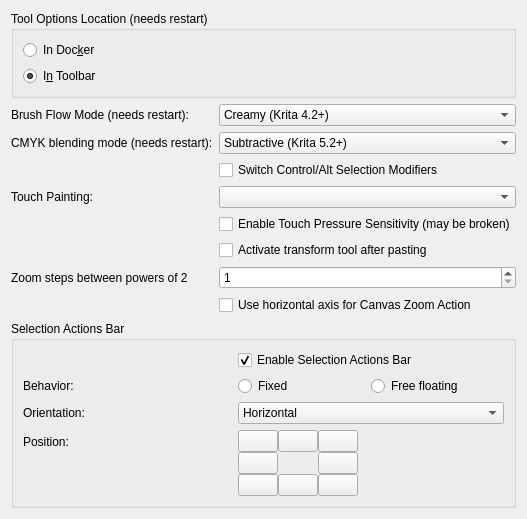
     <widget class="QWidget" name="Tools">
      <attribute name="title">
       <string>Tools</string>
      </attribute>
      <layout class="QFormLayout" name="formLayout_12">
       <item row="0" column="0" colspan="2">
        <widget class="QGroupBox" name="groupBox_4">
         <property name="title">
          <string>Tool Options Location (needs restart)</string>
         </property>
         <layout class="QVBoxLayout" name="verticalLayout_3">
          <item>
           <widget class="QRadioButton" name="m_radioToolOptionsInDocker">
            <property name="text">
             <string>In Doc&amp;ker</string>
            </property>
           </widget>
          </item>
          <item>
           <widget class="QRadioButton" name="m_radioToolOptionsInToolbar">
            <property name="text">
             <string>I&amp;n Toolbar</string>
            </property>
            <property name="checked">
             <bool>true</bool>
            </property>
           </widget>
          </item>
         </layout>
        </widget>
       </item>
       <item row="1" column="0">
        <widget class="QLabel" name="lblFlowMode">
         <property name="text">
          <string>Brush Flow Mode (needs restart):</string>
         </property>
        </widget>
       </item>
       <item row="1" column="1">
        <widget class="QComboBox" name="cmbFlowMode">
         <item>
          <property name="text">
           <string>Creamy (Krita 4.2+)</string>
          </property>
         </item>
         <item>
          <property name="text">
           <string>Hard (Krita 4.1 and earlier versions)</string>
          </property>
         </item>
        </widget>
       </item>
       <item row="2" column="0">
        <widget class="QLabel" name="lblCmykBlendingMode">
         <property name="text">
          <string>CMYK blending mode (needs restart):</string>
         </property>
        </widget>
       </item>
       <item row="2" column="1">
        <widget class="QComboBox" name="cmbCmykBlendingMode">
         <item>
          <property name="text">
           <string>Subtractive (Krita 5.2+)</string>
          </property>
         </item>
         <item>
          <property name="text">
           <string>Additive (Krita 5.1 and earlier versions)</string>
          </property>
         </item>
        </widget>
       </item>
       <item row="7" column="1">
        <widget class="QCheckBox" name="m_chkSwitchSelectionCtrlAlt">
         <property name="text">
          <string>Switch Control/Alt Selection Modifiers</string>
         </property>
        </widget>
       </item>
       <item row="8" column="0">
        <widget class="QLabel" name="lblTouchPainting">
         <property name="text">
          <string>Touch Painting:</string>
         </property>
        </widget>
       </item>
       <item row="8" column="1">
        <widget class="QComboBox" name="cmbTouchPainting"/>
       </item>
       <item row="9" column="1">
        <widget class="QCheckBox" name="chkTouchPressureSensitivity">
         <property name="toolTip">
          <string>Enable reading of pressure state for touch events. This data may be broken on some platforms, e.g. on some Android devices, where pressure may be reported as 0.0 all the time.</string>
         </property>
         <property name="text">
          <string>Enable Touch Pressure Sensitivity (may be broken)</string>
         </property>
        </widget>
       </item>
       <item row="10" column="1">
        <widget class="QCheckBox" name="chkEnableTransformToolAfterPaste">
         <property name="text">
          <string>Activate transform tool after pasting</string>
         </property>
        </widget>
       </item>
       <item row="11" column="0">
        <widget class="QLabel" name="lblZoomSteps">
         <property name="text">
          <string>Zoom steps between powers of 2</string>
         </property>
        </widget>
       </item>
       <item row="11" column="1">
        <widget class="QSpinBox" name="spnZoomSteps">
         <property name="minimum">
          <number>1</number>
         </property>
         <property name="maximum">
          <number>32</number>
         </property>
        </widget>
       </item>
       <item row="12" column="1">
        <widget class="QCheckBox" name="chkZoomHorizontally">
         <property name="text">
          <string>Use horizontal axis for Canvas Zoom Action</string>
         </property>
        </widget>
       </item>
       <item row="13" column="0" colspan="2">
        <widget class="QGroupBox" name="groupBox_5">
         <property name="title">
          <string>Selection Actions Bar</string>
         </property>
         <property name="alignment">
          <set>Qt::AlignmentFlag::AlignLeading|Qt::AlignmentFlag::AlignLeft|Qt::AlignmentFlag::AlignTop</set>
         </property>
         <layout class="QFormLayout" name="formLayout_3">
          <property name="fieldGrowthPolicy">
           <enum>QFormLayout::FieldGrowthPolicy::AllNonFixedFieldsGrow</enum>
          </property>
          <property name="formAlignment">
           <set>Qt::AlignmentFlag::AlignLeading|Qt::AlignmentFlag::AlignLeft|Qt::AlignmentFlag::AlignTop</set>
          </property>
          <property name="horizontalSpacing">
           <number>153</number>
          </property>
          <item row="1" column="1">
           <widget class="QCheckBox" name="chkEnableSelectionActionBar">
            <property name="toolTip">
             <string>When enabled, any selections will produce a small floating panel of useful selection-related actions.</string>
            </property>
            <property name="text">
             <string>Enable Selection Actions Bar</string>
            </property>
            <property name="checked">
             <bool>true</bool>
            </property>
           </widget>
          </item>
          <item row="2" column="0">
           <widget class="QLabel" name="selectionActionsBarBehaviorLabel">
            <property name="text">
             <string>Behavior:</string>
            </property>
           </widget>
          </item>
          <item row="4" column="0">
           <widget class="QLabel" name="selectionActionsBarOrientationLabel">
            <property name="text">
             <string>Orientation:</string>
            </property>
           </widget>
          </item>
          <item row="4" column="1">
           <widget class="QComboBox" name="selectionActionsBarOrientationComboBox">
            <item>
             <property name="text">
              <string>Horizontal</string>
             </property>
            </item>
            <item>
             <property name="text">
              <string>Vertical</string>
             </property>
            </item>
           </widget>
          </item>
          <item row="5" column="0">
           <widget class="QLabel" name="selectionActionsBarPositionLabel">
            <property name="enabled">
             <bool>true</bool>
            </property>
            <property name="text">
             <string>Position:</string>
            </property>
           </widget>
          </item>
          <item row="5" column="1">
           <layout class="QGridLayout" name="gridLayout">
            <item row="0" column="1">
             <widget class="QPushButton" name="sapTopMiddleButton">
              <property name="sizePolicy">
               <sizepolicy hsizetype="Fixed" vsizetype="Fixed">
                <horstretch>0</horstretch>
                <verstretch>0</verstretch>
               </sizepolicy>
              </property>
              <property name="text">
               <string/>
              </property>
              <property name="checkable">
               <bool>true</bool>
              </property>
             </widget>
            </item>
            <item row="0" column="0">
             <widget class="QPushButton" name="sapTopLeftButton">
              <property name="sizePolicy">
               <sizepolicy hsizetype="Fixed" vsizetype="Fixed">
                <horstretch>0</horstretch>
                <verstretch>0</verstretch>
               </sizepolicy>
              </property>
              <property name="text">
               <string/>
              </property>
              <property name="checkable">
               <bool>true</bool>
              </property>
              <property name="checked">
               <bool>false</bool>
              </property>
             </widget>
            </item>
            <item row="2" column="0">
             <widget class="QPushButton" name="sapBottomLeftButton">
              <property name="sizePolicy">
               <sizepolicy hsizetype="Fixed" vsizetype="Fixed">
                <horstretch>0</horstretch>
                <verstretch>0</verstretch>
               </sizepolicy>
              </property>
              <property name="text">
               <string/>
              </property>
              <property name="checkable">
               <bool>true</bool>
              </property>
             </widget>
            </item>
            <item row="1" column="0">
             <widget class="QPushButton" name="sapLeftMiddleButton">
              <property name="sizePolicy">
               <sizepolicy hsizetype="Fixed" vsizetype="Fixed">
                <horstretch>0</horstretch>
                <verstretch>0</verstretch>
               </sizepolicy>
              </property>
              <property name="text">
               <string/>
              </property>
              <property name="checkable">
               <bool>true</bool>
              </property>
             </widget>
            </item>
            <item row="0" column="2">
             <widget class="QPushButton" name="sapTopRightButton">
              <property name="sizePolicy">
               <sizepolicy hsizetype="Fixed" vsizetype="Fixed">
                <horstretch>0</horstretch>
                <verstretch>0</verstretch>
               </sizepolicy>
              </property>
              <property name="text">
               <string/>
              </property>
              <property name="checkable">
               <bool>true</bool>
              </property>
             </widget>
            </item>
            <item row="1" column="2">
             <widget class="QPushButton" name="sapRightMiddleButton">
              <property name="sizePolicy">
               <sizepolicy hsizetype="Fixed" vsizetype="Fixed">
                <horstretch>0</horstretch>
                <verstretch>0</verstretch>
               </sizepolicy>
              </property>
              <property name="text">
               <string/>
              </property>
              <property name="checkable">
               <bool>true</bool>
              </property>
             </widget>
            </item>
            <item row="2" column="1">
             <widget class="QPushButton" name="sapBottomMiddleButton">
              <property name="sizePolicy">
               <sizepolicy hsizetype="Fixed" vsizetype="Fixed">
                <horstretch>0</horstretch>
                <verstretch>0</verstretch>
               </sizepolicy>
              </property>
              <property name="text">
               <string/>
              </property>
              <property name="checkable">
               <bool>true</bool>
              </property>
             </widget>
            </item>
            <item row="2" column="2">
             <widget class="QPushButton" name="sapBottomRightButton">
              <property name="sizePolicy">
               <sizepolicy hsizetype="Fixed" vsizetype="Fixed">
                <horstretch>0</horstretch>
                <verstretch>0</verstretch>
               </sizepolicy>
              </property>
              <property name="text">
               <string/>
              </property>
              <property name="checkable">
               <bool>true</bool>
              </property>
             </widget>
            </item>
           </layout>
          </item>
          <item row="2" column="1">
           <layout class="QHBoxLayout" name="horizontalLayout_5">
            <item>
             <widget class="QRadioButton" name="sapFixedButton">
              <property name="text">
               <string>Fixed</string>
              </property>
             </widget>
            </item>
            <item>
             <widget class="QRadioButton" name="sapFreeFloatingButton">
              <property name="text">
               <string>Free floating</string>
              </property>
             </widget>
            </item>
           </layout>
          </item>
         </layout>
        </widget>
       </item>
      </layout>
     </widget>
